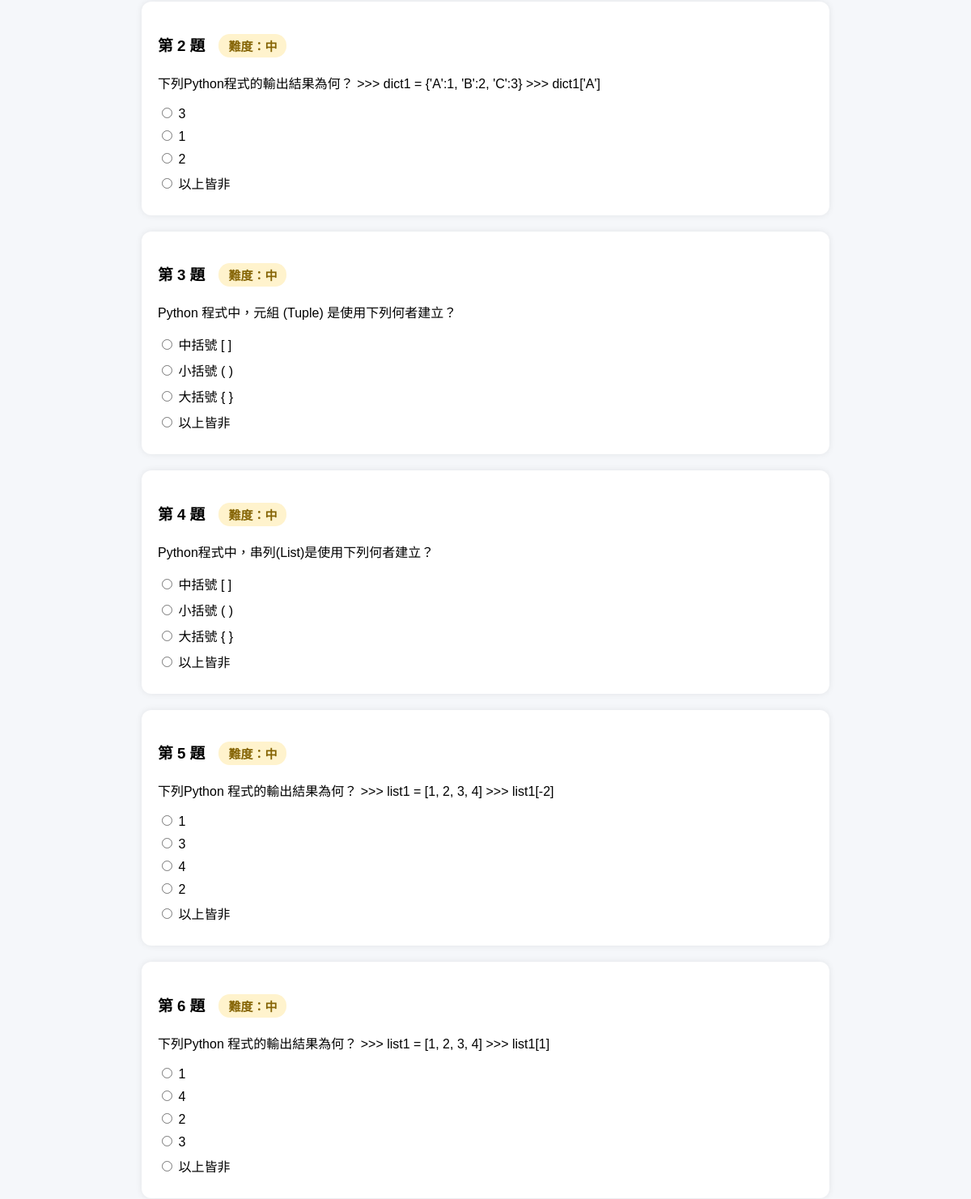
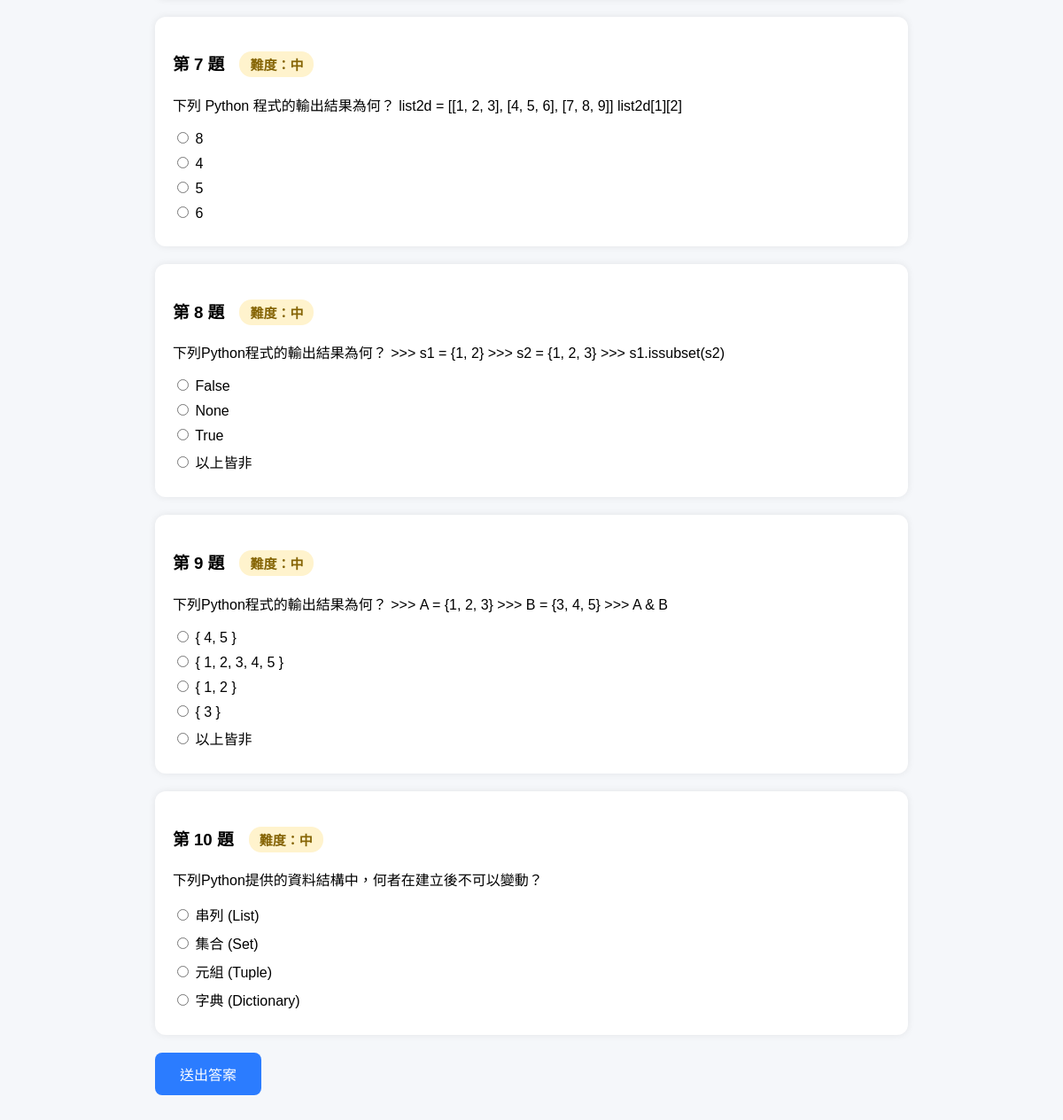
The app's page /quiz/ (lower part), older data (2 pictures, top to bottom).
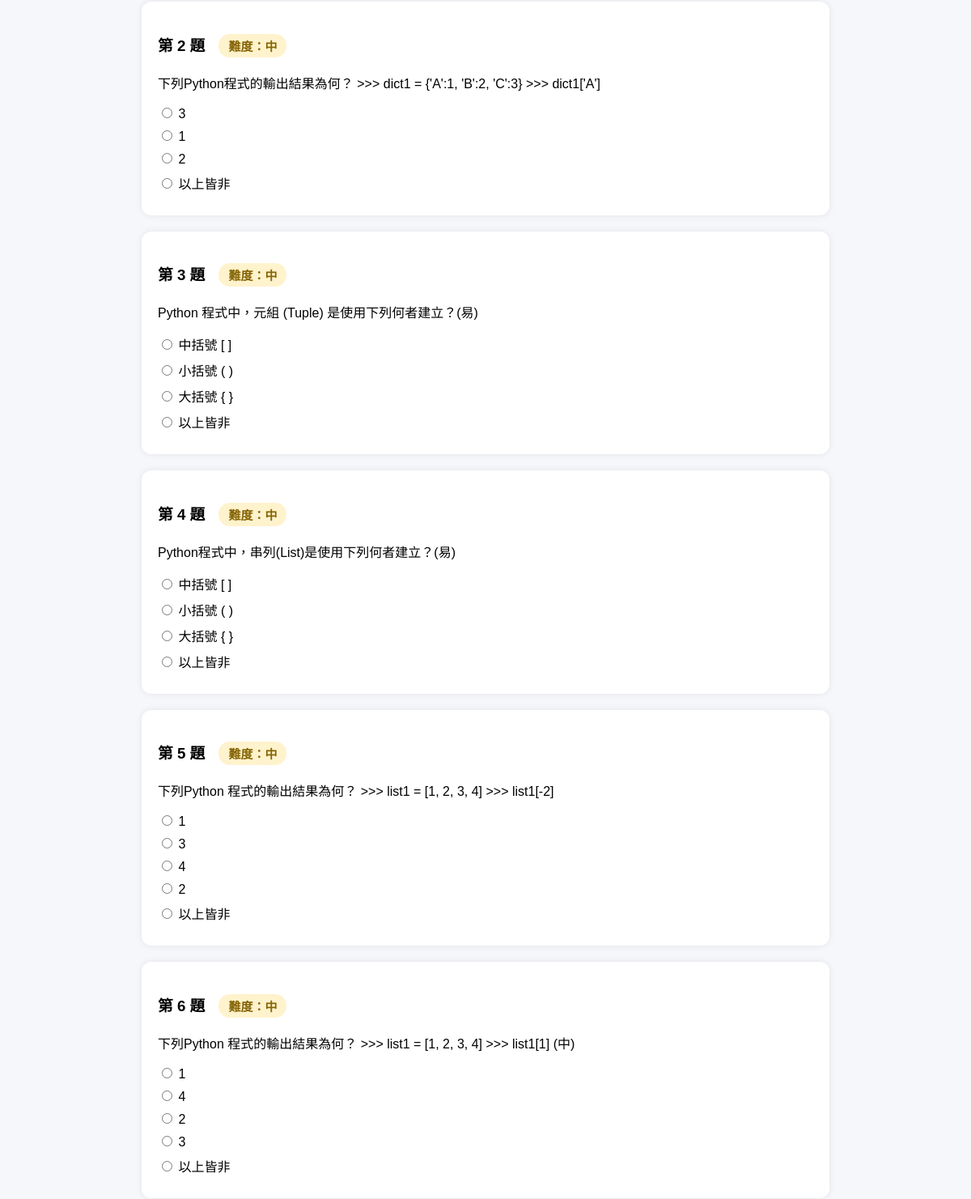
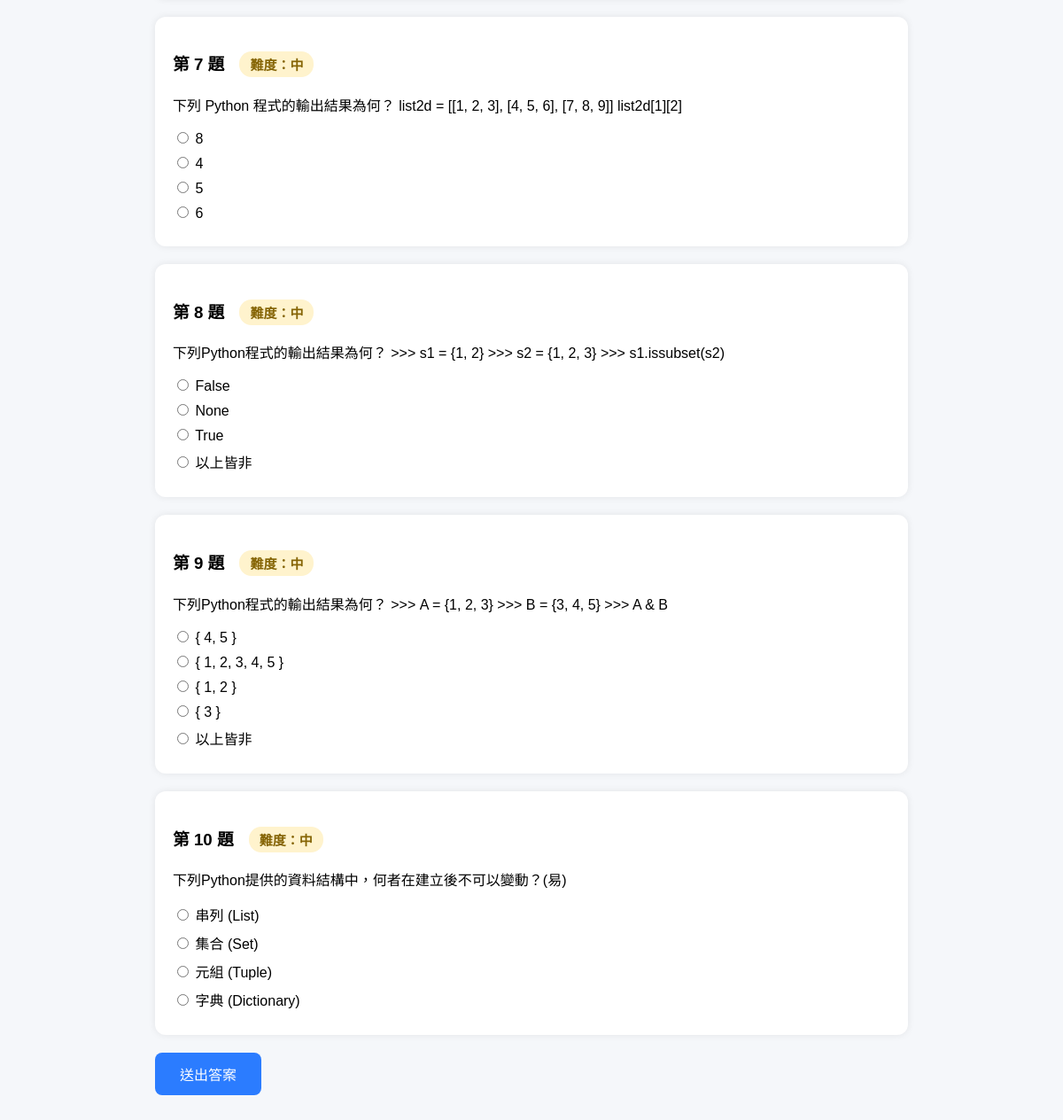
The same page, newer data (2 pictures, top to bottom).
### quiz/models.py (models this page shows, shortened)
class Question(models.Model):
    DIFFICULTY_CHOICES = [
        ('easy', '易'),
        ('medium', '中'),
        ('hard', '難'),
    ]
    chapter = models.CharField(max_length=100, verbose_name='章節')
    text = models.TextField(verbose_name='題目內容')
    explanation = models.TextField(blank=True, verbose_name='詳解')
    difficulty = models.CharField(
        max_length=10,
        choices=DIFFICULTY_CHOICES,
        default='medium',
        verbose_name='難易度'
    )

class Choice(models.Model):
    question = models.ForeignKey(
        Question,
        on_delete=models.CASCADE,
        related_name='choices'
    )
    text = models.CharField(max_length=255, verbose_name='選項內容')
    is_correct = models.BooleanField(default=False, verbose_name='是否為正確答案')

### quiz/views.py (the view, shortened to what this page needs)
# urls.py: path('quiz/', views.quiz_view, name='quiz'),
def quiz_view(request):
    if 'current_attempt_id' in request.session:
        del request.session['current_attempt_id']
    question_count = request.GET.get('count', '10')
    try:
        question_count = int(question_count)
    except ValueError:
        question_count = 10
    if question_count not in [5, 10, 15, 20]:
        question_count = 10
    spaced_wrong_ids = request.session.get('spaced_wrong_ids', [])
    spaced_wrong_questions = list(
        Question.objects.filter(id__in=spaced_wrong_ids)
    )
    random.shuffle(spaced_wrong_questions)
    selected_questions = spaced_wrong_questions[:question_count]
    selected_ids = [q.id for q in selected_questions]
    remaining_count = question_count - len(selected_questions)
    if remaining_count > 0:
        other_questions = list(
            Question.objects.exclude(id__in=selected_ids).order_by('?')[:remaining_count]
        )
        selected_questions += other_questions
    random.shuffle(selected_questions)
    question_data = make_question_data(selected_questions)
    question_ids = ','.join(str(q.id) for q in selected_questions)
    return render(request, 'quiz/quiz.html', {
        'question_data': question_data,
        'question_ids': question_ids,
        'question_count': question_count,
    })

### quiz/views.py (called while the page is built)
def make_question_data(questions):
    question_data = []
    for question in questions:
        choices = list(question.choices.all())
        none_choices = [c for c in choices if c.text.strip() == '以上皆非']
        normal_choices = [c for c in choices if c.text.strip() != '以上皆非']
        random.shuffle(normal_choices)
        choices = normal_choices + none_choices
        question_data.append({
            'question': question,
            'choices': choices,
        })
    return question_data

### quiz/templates/quiz/quiz.html (shortened to what this page needs)
<!DOCTYPE html>
<html lang="zh-Hant">
<head>
</head>
<body>
<div class="container">
    {% if question_data %}
        <form method="post" id="quizForm">
            {% for item in question_data %}
                <div class="question-card">
                    <h3>
                        第 {{ forloop.counter }} 題
                        <span class="difficulty-badge difficulty-{{ item.question.difficulty}}">
                            難度：{{ item.question.get_difficulty_display }}
                        </span>
                    </h3>
                    <p>{{ item.question.text }}</p>
                    {% for choice in item.choices %}
                        <div class="choice">
                            <label>
                                <input type="radio" name="question_{{ item.question.id }}" value="{{ choice.id }}" required>
                                {{ choice.text }}
                            </label>
                        </div>
                    {% endfor %}
                </div>
            {% endfor %}
            <button type="submit">送出答案</button>
        </form>
    {% else %}
        <div class="empty">
            <p>目前還沒有題目，請先到 Django Admin 新增題目。</p>
            <a href="/admin/">前往後台</a>
        </div>
    {% endif %}
</div>
</body>
</html>

### quiz/templates/quiz/quiz.html (style rules this page uses)
body { font-family: Arial, "Microsoft JhengHei", sans-serif; background-color: #f5f7fa; padding: 30px; }
.container { max-width: 850px; margin: auto; }
.question-card { background: white; padding: 20px; margin-bottom: 20px; border-radius: 12px; box-shadow: 0 0 8px rgba(0,0,0,0.08); }
.choice { margin: 8px 0; }
button { padding: 12px 28px; background-color: #2b7cff; color: white; border: none; border-radius: 8px; font-size: 16px; cursor: pointer; }
.difficulty-badge { display: inline-block; margin-left: 12px; padding: 4px 12px; border-radius: 14px; font-size: 15px; font-weight: bold; }
.difficulty-medium { background-color: #fff3cd; color: #856404; }

Row changes from the older to the newer data that the page shows:
changed Question: question.text "Python 程式中，元組 (Tuple) 是使用下列何者建立？" → "Python 程式中，元組 (Tuple) 是使用下列何者建立？(易)"
changed Question: question.text "Python程式中，串列(List)是使用下列何者建立？" → "Python程式中，串列(List)是使用下列何者建立？(易)"
changed Question: question.text "下列Python 程式的輸出結果為何？ >>> list1 = [1, 2, 3, 4] >>> list1[1]" → "下列Python 程式的輸出結果為何？ >>> list1 = [1, 2, 3, 4] >>> list1[1] (中)"
changed Question: question.text "下列Python提供的資料結構中，何者在建立後不可以變動？" → "下列Python提供的資料結構中，何者在建立後不可以變動？(易)"
